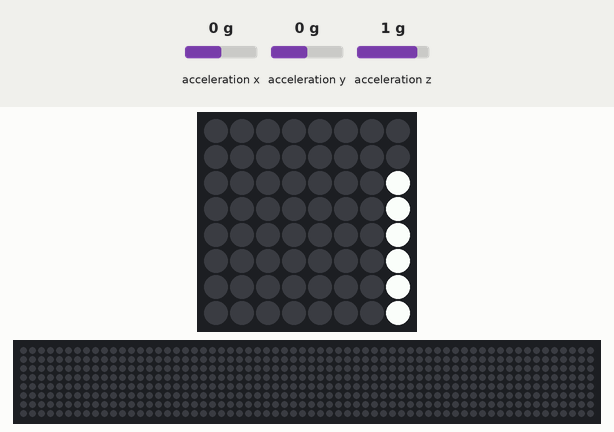
Bench run of a program on a simulated Raspberry Pi (BCM pin numbers) with a Sense HAT. Shown: the Sense HAT's 8×8 RGB LED matrix, a strip that is not on the board, showing the scrolling text unrolled. The inputs (shaded band) are chosen by the test bench; at power-on: acceleration x 0 g, acceleration y 0 g, acceleration z 1 g. The 64×8 strip is a reading aid, not a part: it shows the text the matrix is scrolling, unrolled, one strip-width of it at a time. At 14.8 s the program stops and its outputs stay as they are.

Above: at 0.08 s.
At 1.6 s:
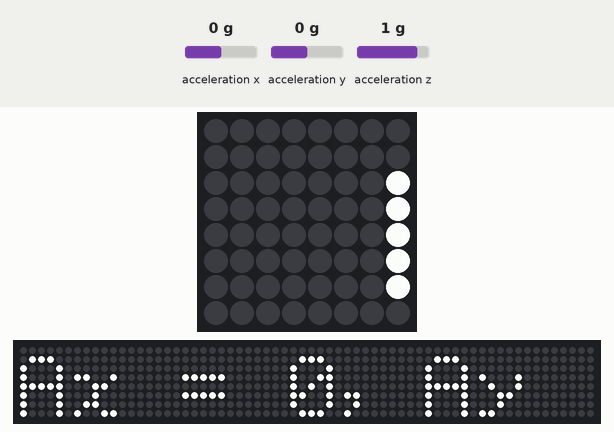
At 3.17 s:
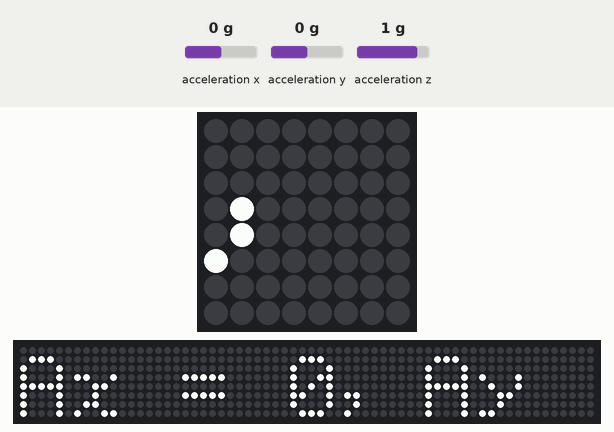
At 6.26 s:
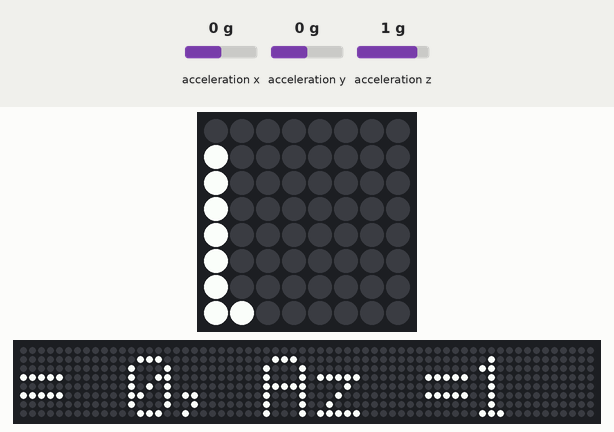
At 7.67 s:
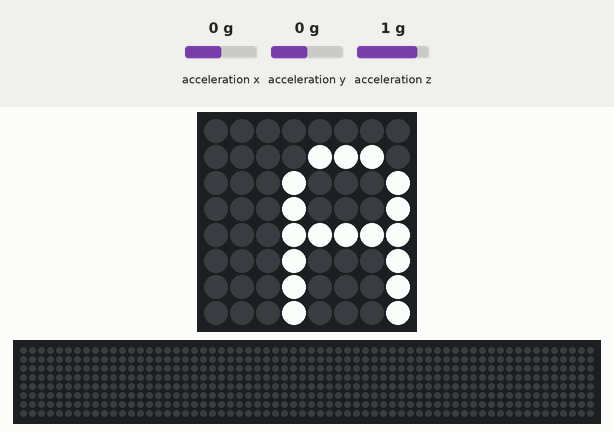
At 13.75 s:
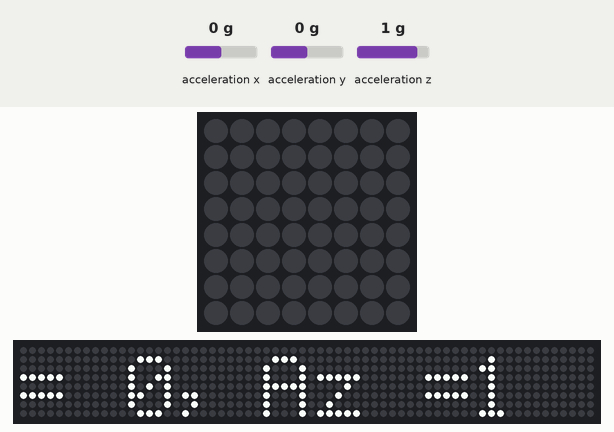

The program:

SenseHat_Expt3_Accelerometer.py
```python
"""
==== Prof. Kartik V. Bulusu
==== MAE Department, SEAS GWU
==== Description
======== This program incorporates the RaspberryPi SenseHat sensors and library
============ SenseHat documentation: https://www.raspberrypi.com/documentation/accessories/sense-hat.html
======== It has been written exclusively for CS1010 & APSC1001 students in GWU.
======== It may not be used for any other purposes unless author's prior permission is aquired.
"""

# =========== IMPORT MODULES THAT WORK WITH SENSE HAT ========================

from sense_hat import SenseHat
import time

sense = SenseHat()


# =========== GET ACCELEROMETER DATA [AX, AY and AZ] =========================

accelerometer_data = sense.get_accelerometer_raw()

a_x = accelerometer_data['x']
a_y = accelerometer_data['y']
a_z = accelerometer_data['z']


# =========== ORIENTATION SENSING =============================
timeElapsed = 0

while timeElapsed < 2:

        a_x = round(a_x,1)
        a_y = round(a_y,1)
        a_z = round(a_z,1)

        msg = "Ax = %d, Ay = %d, Az =%d" % (a_x, a_y, a_z)

        sense.show_message(msg, scroll_speed=0.05)

        time.sleep(1)
        timeElapsed = timeElapsed+1

        sense.clear()
```
